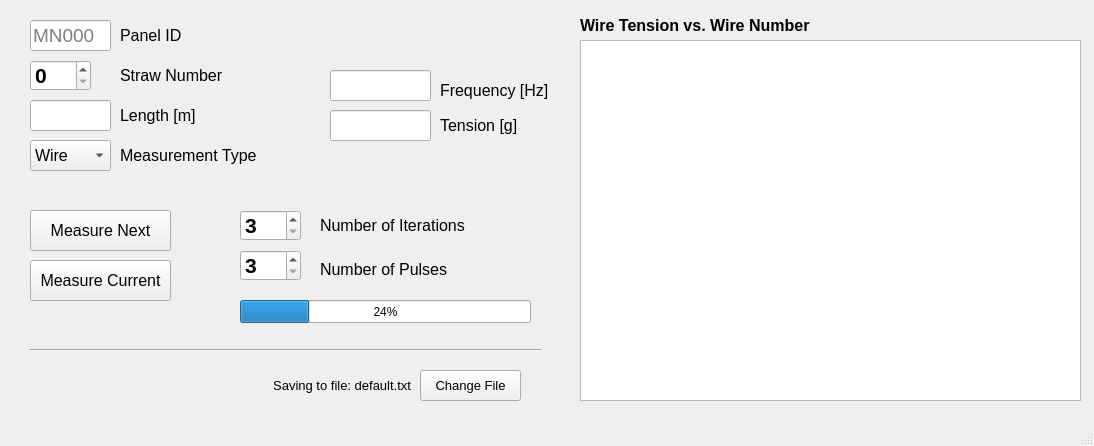
<?xml version="1.0" encoding="UTF-8"?>
<ui version="4.0">
 <class>MainWindow</class>
 <widget class="QMainWindow" name="MainWindow">
  <property name="geometry">
   <rect>
    <x>0</x>
    <y>0</y>
    <width>1094</width>
    <height>446</height>
   </rect>
  </property>
  <property name="windowTitle">
   <string>MainWindow</string>
  </property>
  <widget class="QWidget" name="centralwidget">
   <widget class="QSpinBox" name="spinBox">
    <property name="geometry">
     <rect>
      <x>30</x>
      <y>60</y>
      <width>61</width>
      <height>31</height>
     </rect>
    </property>
    <property name="font">
     <font>
      <pointsize>16</pointsize>
      <weight>75</weight>
      <bold>true</bold>
     </font>
    </property>
   </widget>
   <widget class="QLabel" name="label">
    <property name="geometry">
     <rect>
      <x>120</x>
      <y>65</y>
      <width>111</width>
      <height>21</height>
     </rect>
    </property>
    <property name="font">
     <font>
      <pointsize>12</pointsize>
     </font>
    </property>
    <property name="text">
     <string>Straw Number</string>
    </property>
   </widget>
   <widget class="QSpinBox" name="SpinNiter">
    <property name="geometry">
     <rect>
      <x>240</x>
      <y>210</y>
      <width>61</width>
      <height>31</height>
     </rect>
    </property>
    <property name="font">
     <font>
      <pointsize>16</pointsize>
      <weight>75</weight>
      <bold>true</bold>
     </font>
    </property>
    <property name="minimum">
     <number>3</number>
    </property>
    <property name="maximum">
     <number>20</number>
    </property>
   </widget>
   <widget class="QComboBox" name="comboBox">
    <property name="geometry">
     <rect>
      <x>30</x>
      <y>140</y>
      <width>81</width>
      <height>31</height>
     </rect>
    </property>
    <property name="font">
     <font>
      <pointsize>12</pointsize>
     </font>
    </property>
    <item>
     <property name="text">
      <string>Wire</string>
     </property>
    </item>
    <item>
     <property name="text">
      <string>Straw</string>
     </property>
    </item>
   </widget>
   <widget class="QLabel" name="label_2">
    <property name="geometry">
     <rect>
      <x>120</x>
      <y>140</y>
      <width>161</width>
      <height>31</height>
     </rect>
    </property>
    <property name="font">
     <font>
      <pointsize>12</pointsize>
     </font>
    </property>
    <property name="text">
     <string>Measurement Type</string>
    </property>
   </widget>
   <widget class="QLabel" name="label_3">
    <property name="geometry">
     <rect>
      <x>320</x>
      <y>259</y>
      <width>131</width>
      <height>21</height>
     </rect>
    </property>
    <property name="font">
     <font>
      <pointsize>12</pointsize>
     </font>
    </property>
    <property name="text">
     <string>Number of Pulses</string>
    </property>
   </widget>
   <widget class="QSpinBox" name="SpinNpulses">
    <property name="geometry">
     <rect>
      <x>240</x>
      <y>250</y>
      <width>61</width>
      <height>31</height>
     </rect>
    </property>
    <property name="font">
     <font>
      <pointsize>16</pointsize>
      <weight>75</weight>
      <bold>true</bold>
     </font>
    </property>
    <property name="minimum">
     <number>3</number>
    </property>
   </widget>
   <widget class="QLabel" name="label_4">
    <property name="geometry">
     <rect>
      <x>320</x>
      <y>210</y>
      <width>171</width>
      <height>31</height>
     </rect>
    </property>
    <property name="font">
     <font>
      <pointsize>12</pointsize>
     </font>
    </property>
    <property name="text">
     <string>Number of Iterations</string>
    </property>
   </widget>
   <widget class="QPushButton" name="runButton">
    <property name="geometry">
     <rect>
      <x>30</x>
      <y>260</y>
      <width>141</width>
      <height>41</height>
     </rect>
    </property>
    <property name="font">
     <font>
      <pointsize>12</pointsize>
     </font>
    </property>
    <property name="text">
     <string>Measure Current</string>
    </property>
   </widget>
   <widget class="QLineEdit" name="lengthEdit">
    <property name="geometry">
     <rect>
      <x>30</x>
      <y>100</y>
      <width>81</width>
      <height>31</height>
     </rect>
    </property>
    <property name="font">
     <font>
      <pointsize>14</pointsize>
     </font>
    </property>
   </widget>
   <widget class="QLabel" name="label_5">
    <property name="geometry">
     <rect>
      <x>120</x>
      <y>100</y>
      <width>131</width>
      <height>31</height>
     </rect>
    </property>
    <property name="font">
     <font>
      <pointsize>12</pointsize>
     </font>
    </property>
    <property name="text">
     <string>Length [m]</string>
    </property>
   </widget>
   <widget class="QLineEdit" name="freqEdit">
    <property name="geometry">
     <rect>
      <x>330</x>
      <y>70</y>
      <width>101</width>
      <height>31</height>
     </rect>
    </property>
    <property name="font">
     <font>
      <pointsize>14</pointsize>
     </font>
    </property>
   </widget>
   <widget class="QLineEdit" name="tensionEdit">
    <property name="geometry">
     <rect>
      <x>330</x>
      <y>110</y>
      <width>101</width>
      <height>31</height>
     </rect>
    </property>
    <property name="font">
     <font>
      <pointsize>14</pointsize>
     </font>
    </property>
   </widget>
   <widget class="QLabel" name="label_6">
    <property name="geometry">
     <rect>
      <x>440</x>
      <y>80</y>
      <width>111</width>
      <height>21</height>
     </rect>
    </property>
    <property name="font">
     <font>
      <pointsize>12</pointsize>
     </font>
    </property>
    <property name="text">
     <string>Frequency [Hz]</string>
    </property>
   </widget>
   <widget class="QLabel" name="label_7">
    <property name="geometry">
     <rect>
      <x>440</x>
      <y>110</y>
      <width>111</width>
      <height>31</height>
     </rect>
    </property>
    <property name="font">
     <font>
      <pointsize>12</pointsize>
     </font>
    </property>
    <property name="text">
     <string>Tension [g]</string>
    </property>
   </widget>
   <widget class="QLabel" name="fileName">
    <property name="geometry">
     <rect>
      <x>120</x>
      <y>370</y>
      <width>291</width>
      <height>31</height>
     </rect>
    </property>
    <property name="font">
     <font>
      <pointsize>10</pointsize>
     </font>
    </property>
    <property name="text">
     <string>Saving to file: default.txt</string>
    </property>
    <property name="alignment">
     <set>Qt::AlignRight|Qt::AlignTrailing|Qt::AlignVCenter</set>
    </property>
   </widget>
   <widget class="QToolButton" name="fileButton">
    <property name="geometry">
     <rect>
      <x>420</x>
      <y>370</y>
      <width>101</width>
      <height>31</height>
     </rect>
    </property>
    <property name="font">
     <font>
      <pointsize>10</pointsize>
     </font>
    </property>
    <property name="text">
     <string>Change File</string>
    </property>
   </widget>
   <widget class="Line" name="line">
    <property name="geometry">
     <rect>
      <x>30</x>
      <y>340</y>
      <width>511</width>
      <height>20</height>
     </rect>
    </property>
    <property name="orientation">
     <enum>Qt::Horizontal</enum>
    </property>
   </widget>
   <widget class="QProgressBar" name="progressBar">
    <property name="geometry">
     <rect>
      <x>240</x>
      <y>300</y>
      <width>291</width>
      <height>23</height>
     </rect>
    </property>
    <property name="value">
     <number>24</number>
    </property>
   </widget>
   <widget class="QLineEdit" name="panelID">
    <property name="geometry">
     <rect>
      <x>30</x>
      <y>20</y>
      <width>81</width>
      <height>31</height>
     </rect>
    </property>
    <property name="font">
     <font>
      <pointsize>14</pointsize>
     </font>
    </property>
    <property name="placeholderText">
     <string>MN000</string>
    </property>
   </widget>
   <widget class="QLabel" name="label_8">
    <property name="geometry">
     <rect>
      <x>120</x>
      <y>20</y>
      <width>111</width>
      <height>31</height>
     </rect>
    </property>
    <property name="font">
     <font>
      <pointsize>12</pointsize>
     </font>
    </property>
    <property name="text">
     <string>Panel ID</string>
    </property>
   </widget>
   <widget class="QGraphicsView" name="graphicsView">
    <property name="geometry">
     <rect>
      <x>580</x>
      <y>40</y>
      <width>501</width>
      <height>361</height>
     </rect>
    </property>
   </widget>
   <widget class="QLabel" name="label_9">
    <property name="geometry">
     <rect>
      <x>580</x>
      <y>10</y>
      <width>291</width>
      <height>31</height>
     </rect>
    </property>
    <property name="font">
     <font>
      <pointsize>12</pointsize>
      <weight>75</weight>
      <bold>true</bold>
     </font>
    </property>
    <property name="text">
     <string>Wire Tension vs. Wire Number</string>
    </property>
   </widget>
   <widget class="QPushButton" name="runnext">
    <property name="geometry">
     <rect>
      <x>30</x>
      <y>210</y>
      <width>141</width>
      <height>41</height>
     </rect>
    </property>
    <property name="font">
     <font>
      <pointsize>12</pointsize>
     </font>
    </property>
    <property name="text">
     <string>Measure Next</string>
    </property>
   </widget>
  </widget>
  <widget class="QMenuBar" name="menubar">
   <property name="geometry">
    <rect>
     <x>0</x>
     <y>0</y>
     <width>1094</width>
     <height>21</height>
    </rect>
   </property>
  </widget>
  <widget class="QStatusBar" name="statusbar"/>
 </widget>
 <resources/>
 <connections/>
</ui>
